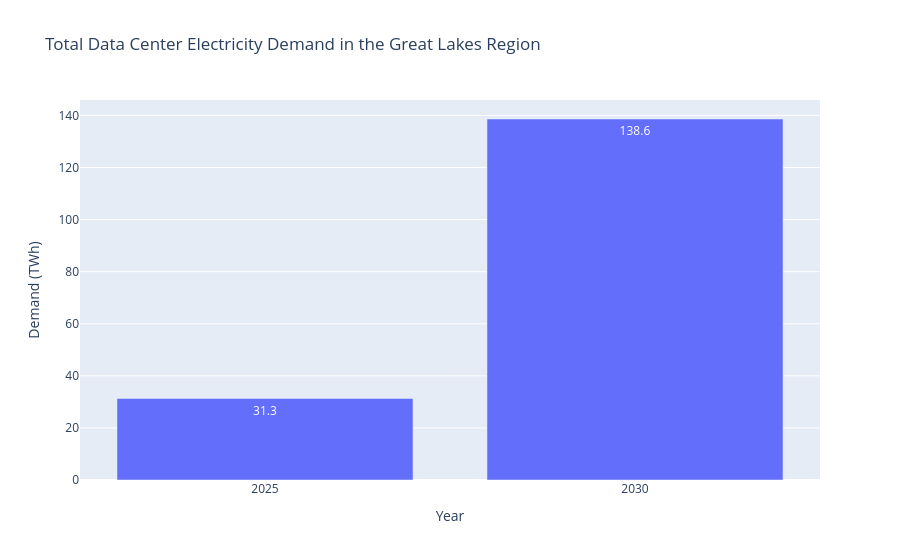

The code cell stored with this chart in its notebook:
### Code cell
# total data center electricity demand in the Great Lakes Region in 2025 and 2030
totals = joyce_data[joyce_data["State"] == "Total"]
row = totals.iloc[0] #same in every scenario so any row works

demand = pd.DataFrame({
    "Year": ["2025", "2030"],
    "Demand (TWh)": [row["Generation 2025 (MWh)"]/1e6, row["Generation 2030 (MWh)"]/1e6],
})

fig_demand = px.bar(demand, x="Year", y="Demand (TWh)", title="Total Data Center Electricity Demand in the Great Lakes Region", text_auto=".1f")

fig_demand.show()
fig_demand.write_html("electricity_demand.html", include_plotlyjs="cdn")  # saves it as a file

### Figure 1 — Plotly figure (JSON) as saved in the notebook; plotly's stock layout.template omitted (floating-point values rounded to 4 significant figures)
{"data": [{"hovertemplate": "Year=%{x}<br>Demand (TWh)=%{y}<extra></extra>", "legendgroup": "", "marker": {"color": "#636efa", "pattern": {"shape": ""}}, "name": "", "orientation": "v", "showlegend": false, "textposition": "auto", "texttemplate": "%{y:.1f}", "type": "bar", "x": ["2025", "2030"], "xaxis": "x", "y": [31.29, 138.6], "yaxis": "y"}], "layout": {"barmode": "relative", "legend": {"tracegroupgap": 0}, "title": {"text": "Total Data Center Electricity Demand in the Great Lakes Region"}, "xaxis": {"anchor": "y", "domain": [0, 1], "title": {"text": "Year"}}, "yaxis": {"anchor": "x", "domain": [0, 1], "title": {"text": "Demand (TWh)"}}}}
